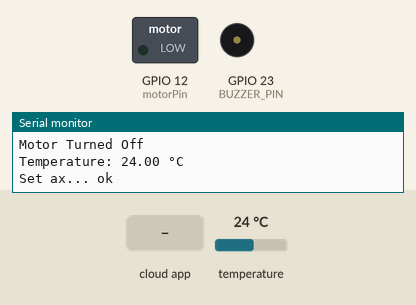
Recording of a sketch running on a simulated ESP32. On the bench: switched loads named in the sketch (green lamp = pin HIGH), buzzer (waves = sounding, pin HIGH), the last lines printed to the serial monitor. The inputs (shaded band) are chosen by the test bench; at power-on: temperature 24 °C. WiFi joins after 1.5 s; servers stay silent unless stated; the Firebase database answers and starts empty.

Above: at 2.7 s.
2.8 s: the phone or cloud app sets int to 1
At 4.6 s:
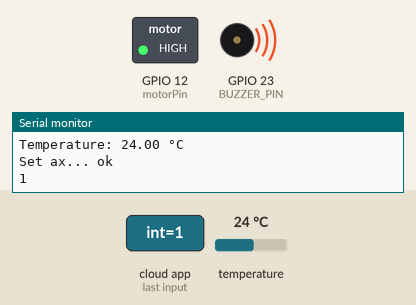
7.8 s: the phone or cloud app sets int to 0
At 8.6 s:
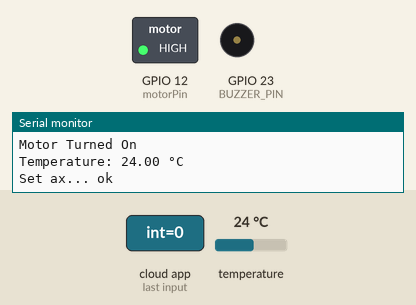
Timing chart, 0 to 10.8 s (numbered marks = the images above; inputs shaded):
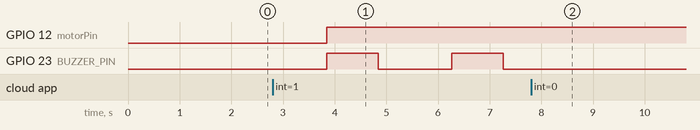

Measured:
- after the input at 2.8 s, GPIO 12 (motorPin): LOW → HIGH after 1.0 s; GPIO 23 (BUZZER_PIN): alternates HIGH for 1.0 s and LOW for 1.4 s, starting after 1.0 s
- after the input at 7.8 s, GPIO 23 (BUZZER_PIN): stops changing and stays LOW

The sketch:

esp32yoga.ino
```cpp
#include <Arduino.h>
#include <WiFi.h>
#include <FirebaseESP32.h>
#include <OneWire.h>
#include <DallasTemperature.h>
// Provide the RTDB payload printing info and other helper functions.
#include <addons/RTDBHelper.h>
#include "I2Cdev.h"
#define ONE_WIRE_BUS 4
OneWire oneWire(ONE_WIRE_BUS);
DallasTemperature sensors(&oneWire);
/* 1. Define the WiFi credentials */
#define WIFI_SSID "realme"
#define WIFI_PASSWORD "prathamskk"

/* 2. If work with RTDB, define the RTDB URL and database secret */
#define DATABASE_URL "https://smart-reps-default-rtdb.firebaseio.com/"  //<databaseName>.firebaseio.com or <databaseName>.<region>.firebasedatabase.app
#define DATABASE_SECRET "3PVBGhnmYocT1tThMKwU9Q7BuMoCMEKGT0jcEqdQ"

#define BUZZER_PIN 23 // ESP32 GPIO21 pin connected to Buzzer's pin
/* 3. Define the Firebase Data object */
FirebaseData fbdo;

/* 4, Define the FirebaseAuth data for authentication data */
FirebaseAuth auth;

/* Define the FirebaseConfig data for config data */
FirebaseConfig config;

unsigned long dataMillis = 0;
int count = 0;


const int motorPin = 12;  // Pin for the vibration motor


void setup()
{
  Serial.begin(9600);
      // set ESP32 pin to input pull-up mode
  pinMode(BUZZER_PIN, OUTPUT);
  pinMode(motorPin, OUTPUT);
  sensors.begin();

  WiFi.begin(WIFI_SSID, WIFI_PASSWORD);
  Serial.print("Connecting to Wi-Fi");
  while (WiFi.status() != WL_CONNECTED)
  {
    Serial.print(".");
    delay(300);
  }
  Serial.println();
  Serial.print("Connected with IP: ");
  Serial.println(WiFi.localIP());
  Serial.println();

  Serial.printf("Firebase Client v%s\n\n", FIREBASE_CLIENT_VERSION);
  /* Assign the database URL and database secret(required) */
  config.database_url = DATABASE_URL;
  config.signer.tokens.legacy_token = DATABASE_SECRET;
  Firebase.reconnectWiFi(true);
  /* Initialize the library with the Firebase authen and config */
  Firebase.begin(&config, &auth);
}

void loop()
{
  if (millis() - dataMillis > 500)
  {
    sensors.requestTemperatures();
    float temperature = sensors.getTempCByIndex(0);

   if (Firebase.getInt(fbdo, "/test/int")) {
      Serial.println(fbdo.to<int>());
       if (fbdo.to<int>() == 1) {
      digitalWrite(motorPin, HIGH);
      digitalWrite(BUZZER_PIN, HIGH); // turn on
      delay(1000);
      digitalWrite(BUZZER_PIN, LOW);  // turn off
      Serial.println("Motor Turned On");
    } else if (fbdo.to<int>() == 0) {

      digitalWrite(BUZZER_PIN, LOW);
       // turn off
      Serial.println("Motor Turned Off");
    }


  } else {
    Serial.println(fbdo.errorReason());
  }


// To set and push data with timestamp, requires the JSON data with .sv placeholder
    FirebaseJson json;

    json.set("value",temperature);
    // now we will set the timestamp value at Ts
    json.set("Ts/.sv", "timestamp"); // .sv is the required place holder for sever value which currently supports only string "timestamp" as a value


    // Send temperature data over Bluetooth
  Serial.print("Temperature: ");
  Serial.print(temperature);
  Serial.println(" °C");

    dataMillis = millis();

    Serial.printf("Set ax... %s\n",  Firebase.pushFloat(fbdo, "/temp", temperature) ? "ok" : fbdo.errorReason().c_str());
    Firebase.pushJSON(fbdo, "/test/append", json);
  }
}
```
